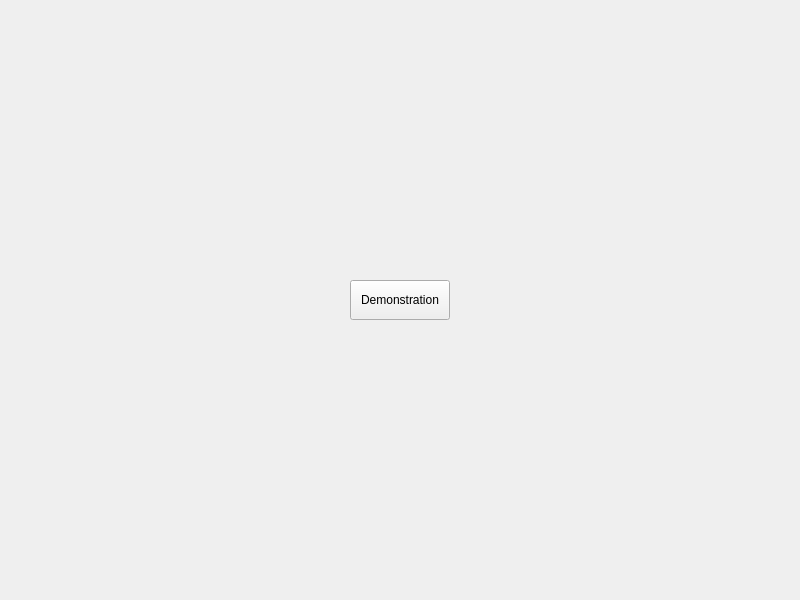
<?xml version="1.0" encoding="UTF-8"?>
<ui version="4.0">
 <class>MainWindow</class>
 <widget class="QMainWindow" name="MainWindow">
  <property name="geometry">
   <rect>
    <x>0</x>
    <y>0</y>
    <width>800</width>
    <height>600</height>
   </rect>
  </property>
  <property name="windowTitle">
   <string>MainWindow</string>
  </property>
  <widget class="QWidget" name="centralwidget">
   <layout class="QVBoxLayout" name="verticalLayout_2">
    <property name="leftMargin">
     <number>0</number>
    </property>
    <property name="topMargin">
     <number>0</number>
    </property>
    <property name="rightMargin">
     <number>0</number>
    </property>
    <property name="bottomMargin">
     <number>0</number>
    </property>
    <item>
     <widget class="QFrame" name="frame">
      <property name="styleSheet">
       <string notr="true">QFrame{
	border:0;
}</string>
      </property>
      <property name="frameShape">
       <enum>QFrame::StyledPanel</enum>
      </property>
      <property name="frameShadow">
       <enum>QFrame::Raised</enum>
      </property>
      <layout class="QHBoxLayout" name="horizontalLayout">
       <property name="leftMargin">
        <number>0</number>
       </property>
       <property name="topMargin">
        <number>0</number>
       </property>
       <property name="rightMargin">
        <number>0</number>
       </property>
       <property name="bottomMargin">
        <number>0</number>
       </property>
       <item>
        <widget class="QPushButton" name="pushButton">
         <property name="maximumSize">
          <size>
           <width>100</width>
           <height>40</height>
          </size>
         </property>
         <property name="text">
          <string>Demonstration</string>
         </property>
        </widget>
       </item>
      </layout>
     </widget>
    </item>
   </layout>
  </widget>
 </widget>
 <resources/>
 <connections/>
</ui>
